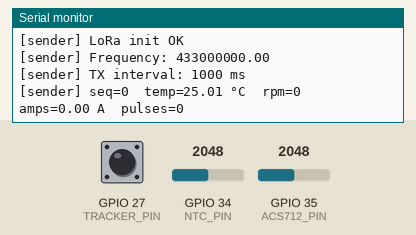
Simulated run of this sketch. Board: ESP32. On the bench: the last lines printed to the serial monitor. The test bench sets the inputs (shaded band); at power-on: GPIO 34 (NTC_PIN) = 2048, GPIO 35 (ACS712_PIN) = 2048, GPIO 27 (TRACKER_PIN) HIGH (analog values on the 0–4095 scale). No radio packets arrive unless stated.

Above: at 1.8 s.
1.9 s: GPIO 34 (NTC_PIN) set to 2866
At 2.8 s:
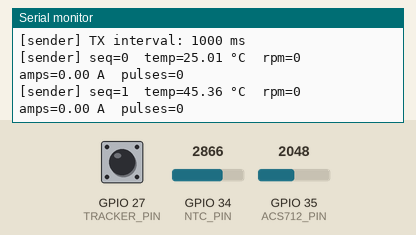
3.4 s: GPIO 35 (ACS712_PIN) set to 2866
At 4.7 s:
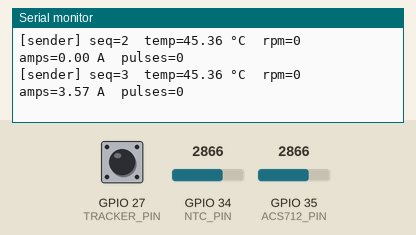
4.9 s: GPIO 27 (TRACKER_PIN) pulled LOW for 0.15 s
At 5.9 s:
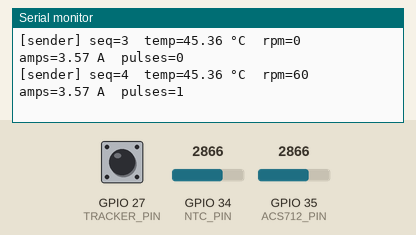
6.5 s: GPIO 27 (TRACKER_PIN) pulled LOW for 1 s
At 7.8 s:
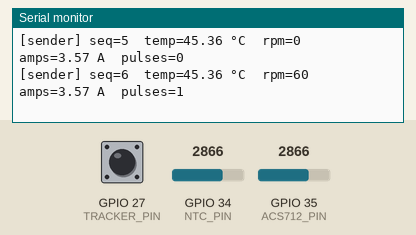
9.0 s: GPIO 34 (NTC_PIN) set to 3603
At 9.9 s:
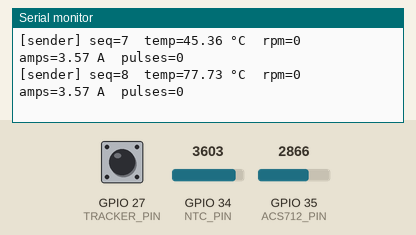
10.5 s: GPIO 35 (ACS712_PIN) set to 3603
At 11.9 s:
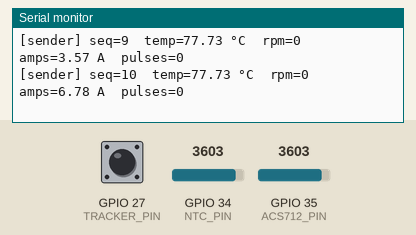
Timing chart, 0 to 13.0 s (numbered marks = the images above; inputs shaded):
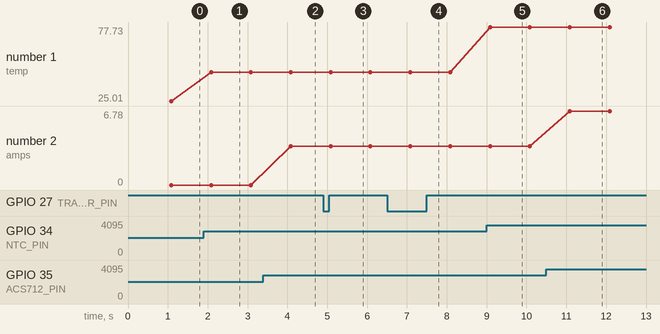

Measured:
- after the input at 1.9 s, the serial monitor: prints a new line after 0.18 s (image 1)
- after the input at 3.4 s, the serial monitor: prints a new line after 0.68 s (image 2)
- after the input at 4.9 s, the serial monitor: prints a new line after 0.19 s (image 3)
- after the input at 6.5 s, the serial monitor: prints a new line after 0.59 s (image 4)
- after the input at 9.0 s, the serial monitor: prints a new line after 0.09 s (image 5)
- after the input at 10.5 s, the serial monitor: prints a new line after 0.59 s (image 6)
- plotted number 1: 25.01 → 45.36 after the input at 1.9 s, 45.36 → 77.73 after the input at 9.0 s
- plotted number 2: 0 → 3.57 after the input at 3.4 s, 3.57 → 6.78 after the input at 10.5 s

The sketch:

firmware.ino
```cpp
// ============================================================================
// firmware.ino — ESP32 LoRa Telemetry Sender
//
// Reads temperature from an NTC thermistor, RPM from a HW-006 line-tracker
// sensor, and current from an ACS712 Hall-effect sensor et al. Packs the
// values into a compact 11-byte binary packet and transmits via LoRa.
//
// Required library: LoRa by Sandeep Mistry (install via Arduino Library Manager)
// Board:            ESP32 Dev Module (or compatible)
// ============================================================================

#include <SPI.h>
#include <LoRa.h>
#include "config.h"

// ── Global State ────────────────────────────────────────────────────────────

// Pulse counter — modified inside ISR, read in loop
volatile unsigned long pulseCount = 0;

// Sequence number for each transmitted packet (wraps at 65 535)
uint16_t seqNumber = 0;

// Timestamp of last transmission
unsigned long lastSendTime = 0;

// ── ISR: Count black-tape transitions ───────────────────────────────────────

void IRAM_ATTR onTapeEdge() {
    pulseCount++;
}

// ── CRC-8/MAXIM ────────────────────────────────────────────────────────────

uint8_t crc8(const uint8_t *data, size_t len) {
    uint8_t crc = 0x00;
    for (size_t i = 0; i < len; i++) {
        crc ^= data[i];
        for (uint8_t bit = 0; bit < 8; bit++) {
            if (crc & 0x01)
                crc = (crc >> 1) ^ 0x8C;   // reflected polynomial 0x31
            else
                crc >>= 1;
        }
    }
    return crc;
}

// ── Temperature Reading ─────────────────────────────────────────────────────

float readTemperature() {
    int raw = analogRead(NTC_PIN);
    if (raw == 0) raw = 1;                       // avoid division by zero

    // Voltage-divider: NTC on high side, fixed resistor on low side
    // V_out = V_ref * R_series / (R_ntc + R_series)
    // → R_ntc = R_series * (ADC_MAX / raw − 1)
    float resistance = SERIES_RESISTOR * ((ADC_MAX / (float)raw) - 1.0);

    // Simplified Steinhart-Hart (B-parameter equation):
    //   1/T = 1/T0 + (1/B) * ln(R/R0)
    float steinhart = resistance / NOMINAL_RESISTANCE;   // R / R0
    steinhart = log(steinhart);                           // ln(R/R0)
    steinhart /= B_COEFFICIENT;                           // (1/B) * ln(R/R0)
    steinhart += 1.0 / (NOMINAL_TEMP + 273.15);          // + 1/T0
    steinhart = 1.0 / steinhart;                          // invert → T in Kelvin
    steinhart -= 273.15;                                  // convert to °C

    return steinhart;
}

// ── RPM Calculation ─────────────────────────────────────────────────────────

uint16_t computeRPM(unsigned long pulses, unsigned long elapsedMs) {
    if (elapsedMs == 0) return 0;

    // RPM = (pulses / TAPE_SECTIONS) * (60000 / elapsedMs)
    float rpm = ((float)pulses / TAPE_SECTIONS) * (60000.0 / elapsedMs);
    if (rpm > 65535.0) rpm = 65535.0;   // clamp to uint16_t max
    return (uint16_t)rpm;
}

// ── Current Reading (ACS712) ────────────────────────────────────────────────

float readCurrent() {
    // Take multiple samples and average for a stable reading
    const int SAMPLES = 20;
    long total = 0;
    for (int i = 0; i < SAMPLES; i++) {
        total += analogRead(ACS712_PIN);
    }
    float avgRaw = (float)total / SAMPLES;

    // Convert ADC value to voltage:  V_out = raw * (V_REF / ADC_MAX)
    float voltage = avgRaw * (V_REF / ADC_MAX);

    // Apply Ohm's Law for the ACS712:
    //   I = (V_out − V_offset) / Sensitivity
    float current = (voltage - ACS712_V_OFFSET) / ACS712_SENSITIVITY;

    return current;   // Amperes (positive = forward, negative = reverse)
}

// ── Build & Send Packet ─────────────────────────────────────────────────────

void sendPacket(int16_t tempX100, uint16_t rpm, int16_t currentX100) {
    uint8_t buf[PACKET_SIZE];

    buf[0] = PACKET_HEADER;
    buf[1] = DEVICE_ID;
    buf[2] = (uint8_t)(seqNumber & 0xFF);          // seq low byte
    buf[3] = (uint8_t)((seqNumber >> 8) & 0xFF);   // seq high byte
    buf[4] = (uint8_t)(tempX100 & 0xFF);            // temp low byte
    buf[5] = (uint8_t)((tempX100 >> 8) & 0xFF);    // temp high byte
    buf[6] = (uint8_t)(rpm & 0xFF);                 // rpm low byte
    buf[7] = (uint8_t)((rpm >> 8) & 0xFF);          // rpm high byte
    buf[8] = (uint8_t)(currentX100 & 0xFF);         // current low byte
    buf[9] = (uint8_t)((currentX100 >> 8) & 0xFF);  // current high byte
    buf[10] = crc8(buf, 10);                         // CRC over bytes 0-9

    LoRa.beginPacket();
    LoRa.write(buf, PACKET_SIZE);
    LoRa.endPacket();

    seqNumber++;
}

// ── Setup ───────────────────────────────────────────────────────────────────

void setup() {
    Serial.begin(115200);
    while (!Serial);
    Serial.println("[sender] Booting...");

    // --- ADC pins ---
    analogReadResolution(12);   // 12-bit ADC (0-4095)
    pinMode(NTC_PIN, INPUT);
    pinMode(ACS712_PIN, INPUT);

    // --- HW-006 tracker sensor (interrupt) ---
    pinMode(TRACKER_PIN, INPUT_PULLUP);
    attachInterrupt(digitalPinToInterrupt(TRACKER_PIN), onTapeEdge, FALLING);

    // --- LoRa ---
    SPI.begin(LORA_SCK, LORA_MISO, LORA_MOSI, LORA_NSS);
    LoRa.setPins(LORA_NSS, LORA_RST, LORA_DIO0);

    if (!LoRa.begin(LORA_FREQUENCY)) {
        Serial.println("[sender] LoRa init FAILED — check wiring!");
        while (true);   // halt
    }

    LoRa.setSpreadingFactor(LORA_SF);
    LoRa.setSignalBandwidth(LORA_BW);
    LoRa.setTxPower(LORA_TX_POWER);

    Serial.println("[sender] LoRa init OK");
    Serial.print("[sender] Frequency: ");
    Serial.println(LORA_FREQUENCY);
    Serial.print("[sender] TX interval: ");
    Serial.print(SEND_INTERVAL_MS);
    Serial.println(" ms");

    lastSendTime = millis();
}

// ── Main Loop ───────────────────────────────────────────────────────────────

void loop() {
    unsigned long now = millis();
    unsigned long elapsed = now - lastSendTime;

    if (elapsed >= SEND_INTERVAL_MS) {
        // ---- Snapshot & reset pulse counter (atomic) ----
        noInterrupts();
        unsigned long pulses = pulseCount;
        pulseCount = 0;
        interrupts();

        // ---- Read sensors ----
        float tempC   = readTemperature();
        int16_t tempX100 = (int16_t)(tempC * 100.0);
        uint16_t rpm  = computeRPM(pulses, elapsed);
        float amps    = readCurrent();
        int16_t ampsX100 = (int16_t)(amps * 100.0);

        // ---- Transmit ----
        sendPacket(tempX100, rpm, ampsX100);

        // ---- Debug print ----
        Serial.print("[sender] seq=");
        Serial.print(seqNumber - 1);
        Serial.print("  temp=");
        Serial.print(tempC, 2);
        Serial.print(" °C  rpm=");
        Serial.print(rpm);
        Serial.print("  amps=");
        Serial.print(amps, 2);
        Serial.print(" A  pulses=");
        Serial.println(pulses);

        lastSendTime = now;
    }
}
```

config.h
```cpp
// ============================================================================
// config.h — Central configuration for the ESP32 LoRa Telemetry Sender
// ============================================================================
#ifndef CONFIG_H
#define CONFIG_H

// ── Device ──────────────────────────────────────────────────────────────────
#define DEVICE_ID         1        // Unique ID for this sender (0-255)

// ── Timing ──────────────────────────────────────────────────────────────────
#define SEND_INTERVAL_MS  1000     // How often to transmit (milliseconds)

// ── LoRa Module (SX1276 / SX1278 via SPI) ───────────────────────────────────
#define LORA_SCK          18
#define LORA_MISO         19
#define LORA_MOSI         23
#define LORA_NSS          5
#define LORA_RST          14
#define LORA_DIO0         2

#define LORA_FREQUENCY    433E6    // 433 MHz (change to 868E6 or 915E6 if needed)
#define LORA_SF           7        // Spreading factor (6-12)
#define LORA_BW           125E3    // Bandwidth in Hz
#define LORA_TX_POWER     17       // dBm (2-20)

// ── NTC Thermistor ──────────────────────────────────────────────────────────
#define NTC_PIN           34       // ADC input (GPIO 34 — input-only on ESP32)
#define SERIES_RESISTOR   10000.0  // 10 kΩ fixed resistor in the voltage divider
#define NOMINAL_RESISTANCE 10000.0 // NTC resistance at NOMINAL_TEMP
#define NOMINAL_TEMP      25.0     // °C — reference temperature
#define B_COEFFICIENT     3950.0   // Beta coefficient (check your NTC datasheet)
#define ADC_MAX           4095.0   // ESP32 12-bit ADC
#define V_REF             3.3      // ADC reference voltage

// ── HW-006 Line Tracker Sensor (speed / RPM) ───────────────────────────────
#define TRACKER_PIN       27       // Digital input (interrupt-capable GPIO)
#define TAPE_SECTIONS     1        // Number of black tape strips on the axle
                                   //   1 = one strip → 1 pulse per revolution
                                   //   2 = two strips → 2 pulses per revolution

// ── ACS712 Current Sensor ───────────────────────────────────────────────────
//  Formula: I = (V_out − V_offset) / Sensitivity
//  V_out    = ADC reading converted to volts
//  V_offset = quiescent voltage (VCC / 2 when no current flows)
//  Sensitivity depends on variant:
//    ACS712-05B → 185 mV/A  (±5 A)
//    ACS712-20A → 100 mV/A  (±20 A)
//    ACS712-30A →  66 mV/A  (±30 A)
#define ACS712_PIN        35       // ADC input (GPIO 35 — input-only on ESP32)
#define ACS712_SENSITIVITY 0.185   // V/A — 185 mV/A for the 5 A variant
#define ACS712_V_OFFSET   1.65     // Quiescent output voltage (3.3 V / 2)
                                   // If powered from 5 V via level-shift, use 2.5

// ── Packet ──────────────────────────────────────────────────────────────────
#define PACKET_HEADER     0xAA     // Magic byte
#define PACKET_SIZE       11       // Total bytes in a LoRa packet

#endif // CONFIG_H
```
